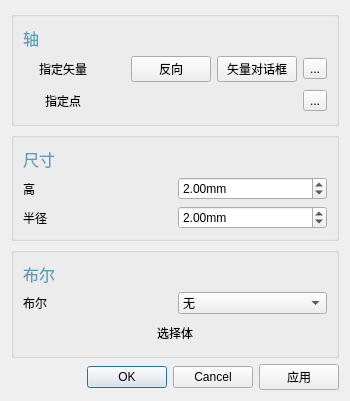
<?xml version="1.0" encoding="UTF-8"?>
<ui version="4.0">
 <class>CylinderDialog</class>
 <widget class="QDialog" name="CylinderDialog">
  <property name="geometry">
   <rect>
    <x>0</x>
    <y>0</y>
    <width>350</width>
    <height>400</height>
   </rect>
  </property>
  <property name="windowTitle">
   <string>圆柱体</string>
  </property>
  <property name="windowIcon">
   <iconset resource="resource/resources.qrc">
    <normaloff>:/icons/cylinder_color.png</normaloff>:/icons/cylinder_color.png</iconset>
  </property>
  <layout class="QGridLayout" name="gridLayout_2">
   <item row="0" column="0">
    <widget class="QGroupBox" name="groupBox_2">
     <property name="title">
      <string/>
     </property>
     <property name="flat">
      <bool>true</bool>
     </property>
     <layout class="QGridLayout" name="gridLayout">
      <item row="1" column="1">
       <spacer name="horizontalSpacer">
        <property name="orientation">
         <enum>Qt::Orientation::Horizontal</enum>
        </property>
        <property name="sizeHint" stdset="0">
         <size>
          <width>40</width>
          <height>20</height>
         </size>
        </property>
       </spacer>
      </item>
      <item row="0" column="0">
       <widget class="QLabel" name="label_2">
        <property name="font">
         <font>
          <pointsize>12</pointsize>
         </font>
        </property>
        <property name="styleSheet">
         <string notr="true">color: rgb(85, 160, 185);</string>
        </property>
        <property name="text">
         <string>轴</string>
        </property>
       </widget>
      </item>
      <item row="1" column="4">
       <widget class="QToolButton" name="toolButton">
        <property name="text">
         <string>...</string>
        </property>
       </widget>
      </item>
      <item row="2" column="4">
       <widget class="QToolButton" name="originSnapToolButton">
        <property name="text">
         <string>...</string>
        </property>
        <property name="popupMode">
         <enum>QToolButton::ToolButtonPopupMode::InstantPopup</enum>
        </property>
       </widget>
      </item>
      <item row="1" column="0">
       <widget class="QPushButton" name="pushButton">
        <property name="text">
         <string>指定矢量</string>
        </property>
        <property name="flat">
         <bool>true</bool>
        </property>
       </widget>
      </item>
      <item row="1" column="2">
       <widget class="QPushButton" name="pushButton_2">
        <property name="text">
         <string>反向</string>
        </property>
       </widget>
      </item>
      <item row="2" column="0">
       <widget class="QPushButton" name="designated_point">
        <property name="text">
         <string>指定点</string>
        </property>
        <property name="flat">
         <bool>true</bool>
        </property>
       </widget>
      </item>
      <item row="1" column="3">
       <widget class="QPushButton" name="pushButton_4">
        <property name="text">
         <string>矢量对话框</string>
        </property>
       </widget>
      </item>
     </layout>
    </widget>
   </item>
   <item row="2" column="0">
    <widget class="QGroupBox" name="groupBox_3">
     <property name="title">
      <string/>
     </property>
     <property name="flat">
      <bool>true</bool>
     </property>
     <layout class="QGridLayout" name="gridLayout_3">
      <item row="1" column="0">
       <layout class="QVBoxLayout" name="verticalLayout_2">
        <item>
         <layout class="QHBoxLayout" name="horizontalLayout_3">
          <item>
           <widget class="QLabel" name="label">
            <property name="text">
             <string>布尔</string>
            </property>
           </widget>
          </item>
          <item>
           <widget class="QComboBox" name="comboBox_2">
            <item>
             <property name="text">
              <string>无</string>
             </property>
            </item>
            <item>
             <property name="text">
              <string>减去</string>
             </property>
            </item>
            <item>
             <property name="text">
              <string>合并</string>
             </property>
            </item>
            <item>
             <property name="text">
              <string>相交</string>
             </property>
            </item>
           </widget>
          </item>
         </layout>
        </item>
        <item>
         <widget class="QPushButton" name="pushButton_3">
          <property name="text">
           <string>选择体</string>
          </property>
          <property name="flat">
           <bool>true</bool>
          </property>
         </widget>
        </item>
       </layout>
      </item>
      <item row="0" column="0">
       <widget class="QLabel" name="label_3">
        <property name="font">
         <font>
          <pointsize>12</pointsize>
         </font>
        </property>
        <property name="styleSheet">
         <string notr="true">color: rgb(85, 160, 185);</string>
        </property>
        <property name="text">
         <string>布尔</string>
        </property>
       </widget>
      </item>
     </layout>
    </widget>
   </item>
   <item row="1" column="0">
    <widget class="QGroupBox" name="groupBox">
     <property name="title">
      <string/>
     </property>
     <property name="flat">
      <bool>true</bool>
     </property>
     <layout class="QVBoxLayout" name="verticalLayout">
      <item>
       <widget class="QLabel" name="label_4">
        <property name="font">
         <font>
          <pointsize>12</pointsize>
         </font>
        </property>
        <property name="styleSheet">
         <string notr="true">color: rgb(85, 160, 185);</string>
        </property>
        <property name="text">
         <string>尺寸</string>
        </property>
       </widget>
      </item>
      <item>
       <layout class="QHBoxLayout" name="horizontalLayout">
        <item>
         <widget class="QLabel" name="heigh">
          <property name="text">
           <string>高</string>
          </property>
         </widget>
        </item>
        <item>
         <widget class="QDoubleSpinBox" name="heightSpinBox">
          <property name="frame">
           <bool>true</bool>
          </property>
          <property name="suffix">
           <string>mm</string>
          </property>
          <property name="minimum">
           <double>0.100000000000000</double>
          </property>
          <property name="singleStep">
           <double>0.100000000000000</double>
          </property>
          <property name="stepType">
           <enum>QAbstractSpinBox::StepType::DefaultStepType</enum>
          </property>
          <property name="value">
           <double>2.000000000000000</double>
          </property>
         </widget>
        </item>
       </layout>
      </item>
      <item>
       <layout class="QHBoxLayout" name="horizontalLayout_2">
        <item>
         <widget class="QLabel" name="radius">
          <property name="text">
           <string>半径</string>
          </property>
         </widget>
        </item>
        <item>
         <widget class="QDoubleSpinBox" name="radiusSpinBox">
          <property name="suffix">
           <string>mm</string>
          </property>
          <property name="minimum">
           <double>0.100000000000000</double>
          </property>
          <property name="singleStep">
           <double>0.100000000000000</double>
          </property>
          <property name="value">
           <double>2.000000000000000</double>
          </property>
         </widget>
        </item>
       </layout>
      </item>
     </layout>
    </widget>
   </item>
   <item row="3" column="0">
    <layout class="QHBoxLayout" name="horizontalLayout_4">
     <item>
      <widget class="QDialogButtonBox" name="buttonBox">
       <property name="standardButtons">
        <set>QDialogButtonBox::StandardButton::Cancel|QDialogButtonBox::StandardButton::Ok</set>
       </property>
      </widget>
     </item>
     <item>
      <widget class="QPushButton" name="applyButton">
       <property name="text">
        <string>应用</string>
       </property>
      </widget>
     </item>
    </layout>
   </item>
  </layout>
 </widget>
 <resources>
  <include location="resource/resources.qrc"/>
 </resources>
 <connections/>
</ui>
